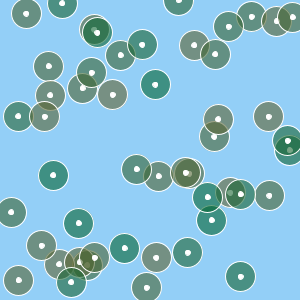
Frame 1 (no input)
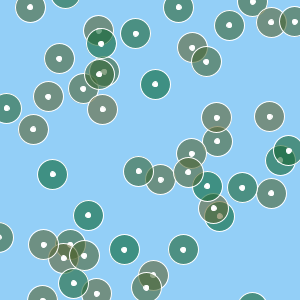
Frame 60 (the mouse pressed at the canvas centre just before this capture)
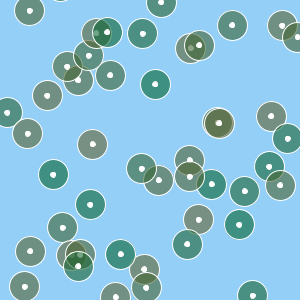
Frame 120 (the mouse held since frame 60 and released just before this capture)

The Processing sketch that drew these frames (run headless with seeded random() and noise(); from frame 60 on, the mouse is pressed at the canvas centre):

// Processing sketch: processing_40739
// ── processing_40739.pde

Cell[] cells = new Cell[50];//number of cells being drawn

color c1, c2;// two different cell types being displayed

void setup() {
  size(300, 300);
  smooth();
  frameRate(15);

  for (int i=0; i< cells.length;i++) { //sets the color of the cells and seeds the Cell array
    c1 = color(int(random(255)), 30, 50);
    c2 = color(int(random(100)), 100, 50, 150);// fourth color to add transparency
    cells[i] = new Cell(c1, random(width), i*2, random(5));
    cells[i] = new Cell(c2, random(width), random(80), random(5));
  }
}

void draw() {

  background(147, 207, 247);//drawn here to cover up the trail otherwise left behind from the cells
  for (int i=0; i < cells.length; i++) {
    cells[i].move();
    cells[i].sketch();
  }
}

class Cell { //cell class to control the cells actions
  color c;
  float xcoord;
  float ycoord;
  float xspeed;

  Cell(color c_, float xcoord_, float ycoord_, float xspeed_) {
    c = c_;
    xcoord = random(width);// position on the screen is random, like cells appear to be
    ycoord = random(height);
    xspeed = random(-1, 1); // sets a random speed and direction to the cells
  }

  void move() {
    xcoord = xcoord + xspeed*random(-4, 4); //allows the cells to move 3 units in any direction each frome
    ycoord = ycoord + xspeed*random(-4, 4);
  }

  void sketch() {
    stroke(255); //white edge of the cells
    fill(c);
    ellipse(xcoord, ycoord, 30, 30);//sets the size of the cells diameter
    fill(255);
    ellipse(xcoord, ycoord, 5, 5); //sets the size of the cells nucleus
  }
}
